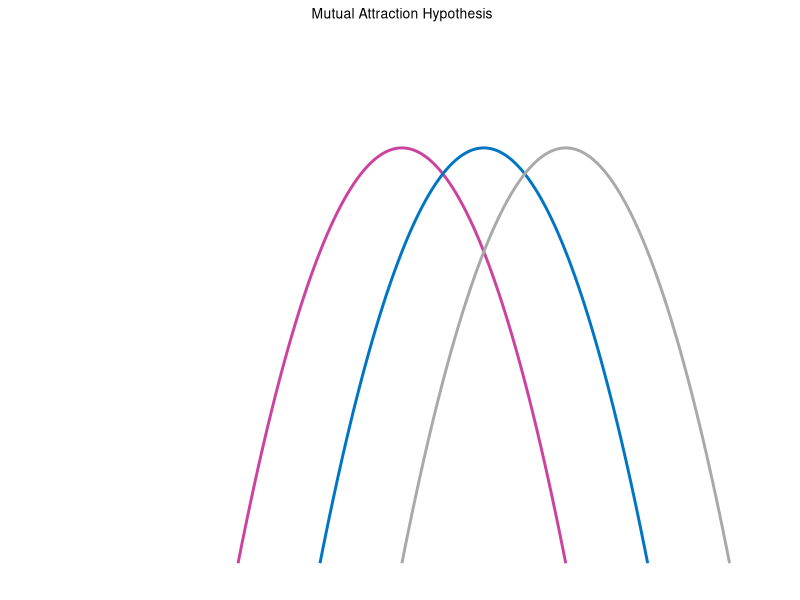
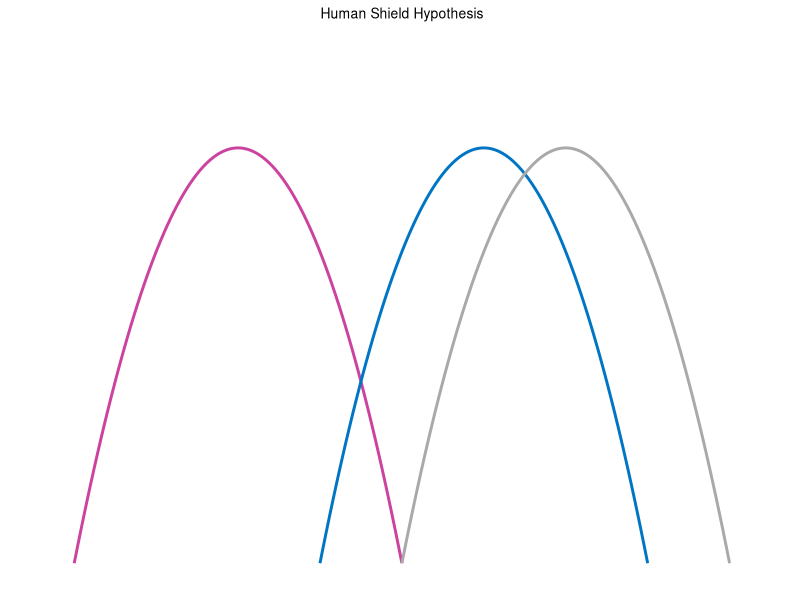
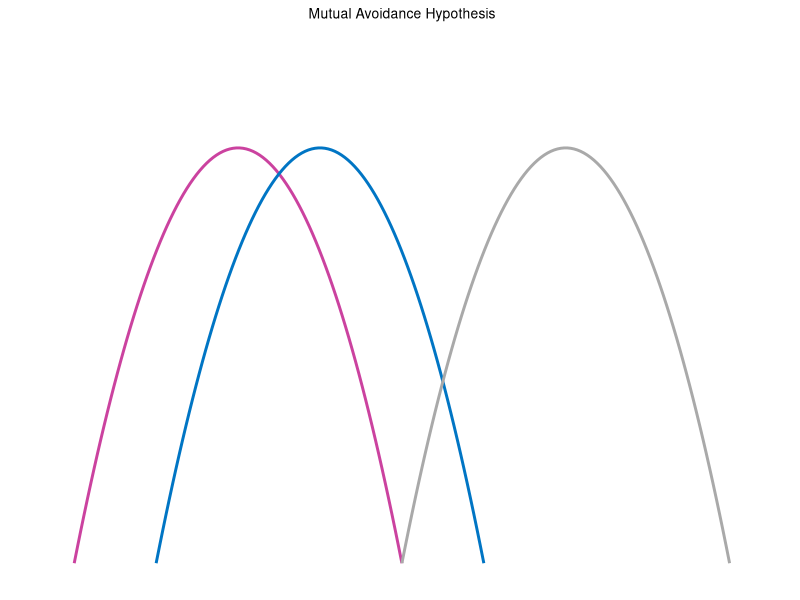
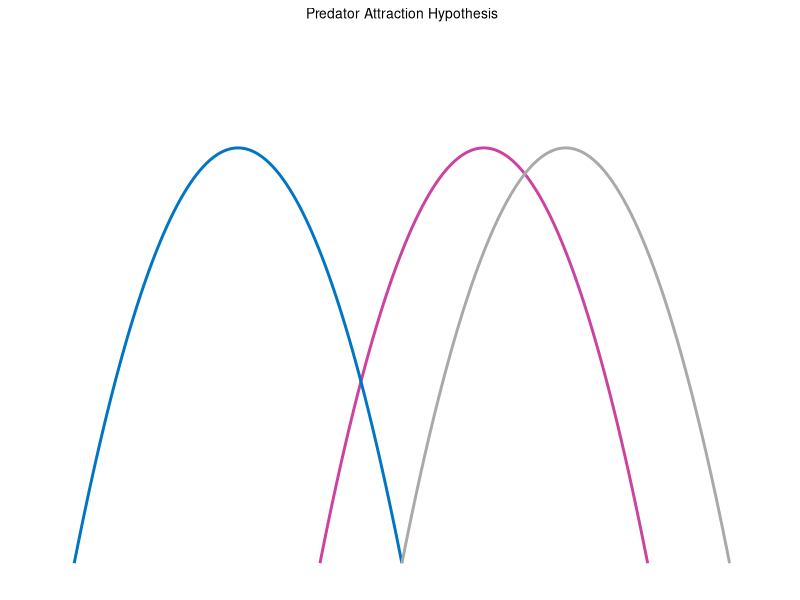
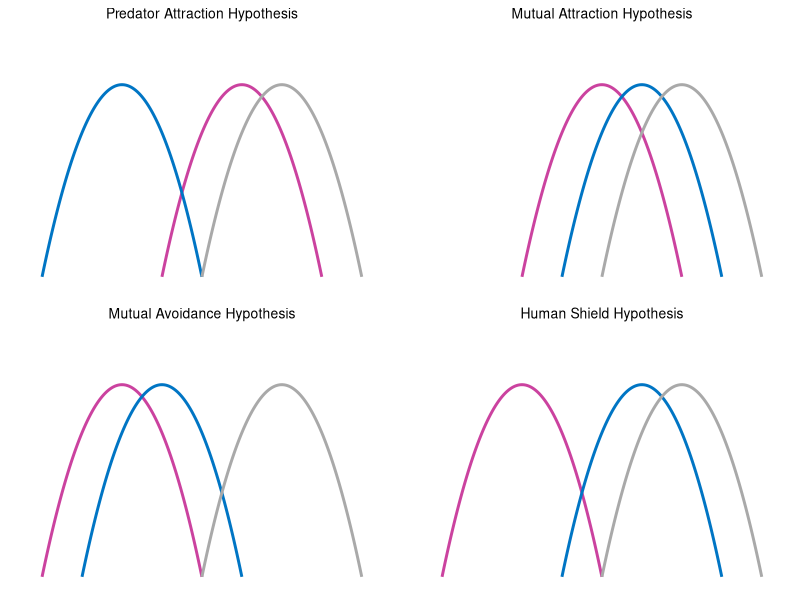

Reproduce these figures in R, in order.
# conceptual framework for four hypotheses of human avoidance/attraction in predator-prey interactions
# Margaret Mercer
# June 8, 2024

# load packages
library(ggplot2)
library(gridExtra)

# Define the function for an upside down parabola
parabola <- function(x, a = -1, b = 0, c = 0) {
  return(a * (x - b)^2 + c)
}

# Create a sequence of x values
x_value_pred <- seq(-45, 15, length.out = 100)
x_value_prey <- seq(-30, 30, length.out = 100)
x_value_human <- seq(-15, 45, length.out = 100)

# Create a data frame for the three parabolas
df <- data.frame(
  x = rep(c(x_value_pred, x_value_prey, x_value_human)),
  y = c(parabola(x_value_pred, b = -15), parabola(x_value_prey, b = 0), parabola(x_value_human, b = 15)),
  parabola = factor(rep(c("Parabola 1", "Parabola 2", "Parabola 3"), each = 100))
)

# Create the plot using ggplot
mat <- ggplot(df, aes(x = x, y = y, color = parabola)) +
  geom_line(size = 1) +
  labs(title = "Mutual Attraction Hypothesis",
       x = "x", y = "y") +
  scale_color_manual(values = c("#CB429F", "#0075C4", "darkgray")) +
  xlim(-80, 50) +
  ylim(-900, 200) +
  theme(legend.title = element_blank()) +
  theme_classic() +
  theme(axis.title.y = element_blank(),
        axis.title.x = element_blank(),
        panel.border = element_blank(),
        legend.position = "none",
        axis.text.y = element_blank(),
        axis.text.x = element_blank(),
        axis.ticks = element_blank(),
        axis.line = element_blank(),
        plot.title = element_text(size = 10, hjust = 0.5))
mat
# change gm_line to gm_polygon, and fill = (change for different colors, NA for human)
# this works great
# 
# # now we try to shade the area under the first two parabolas (pred and prey)
# # get overlap for area under the two curves
# intersection_points <- df %>%
#   filter(parabola == "Parabola 1") %>%
#   inner_join(df %>% filter(parabola == "Parabola 2"), by = "x", suffix = c(".1", ".2")) %>%
#   filter(y.1 <= y.2)
# # so it seems like this didn't work at all
# 
# # Create polygon data for the shaded area
# polygon_data <- bind_rows(
#   intersection_points %>%
#     select(x, y = y.1),
#   intersection_points %>%
#     arrange(desc(x)) %>%
#     select(x, y = y.2))
# 
# 
# ggplot() +
#   geom_line(data = df, aes(x = x, y = y, color = parabola, fill = parabola), size = 1) +
#   labs(title = "Three Upside Down Parabolas", x = NULL, y = NULL) +
#   scale_color_manual(values = c("red", "blue", "gray")) +
#   xlim(-80, 50) +
#   theme_classic() +
#   theme(
#     legend.title = element_blank(),
#     legend.position = "none",
#     axis.text = element_blank(),
#     axis.ticks = element_blank(),
#     axis.line = element_blank(),
#     panel.border = element_blank()
#   )
# 
# ggplot() +
#   geom_polygon(data = polygon_data, aes(x = x, y = y), fill = "grey", alpha = 0.5)
# # this just comes out as a gray square :')




# lets put a pin in that and move on to making the curves look the way we want for the different quadrants

# human shield
# Create a sequence of x values
x_value_pred <- seq(-75, -15, length.out = 100)
x_value_prey <- seq(-30, 30, length.out = 100)
x_value_human <- seq(-15, 45, length.out = 100)

# Create a data frame for the three parabolas
df <- data.frame(
  x = rep(c(x_value_pred, x_value_prey, x_value_human)),
  y = c(parabola(x_value_pred, b = -45), parabola(x_value_prey, b = 0), parabola(x_value_human, b = 15)),
  parabola = factor(rep(c("Parabola 1", "Parabola 2", "Parabola 3"), each = 100))
)

# Create the plot using ggplot
hs <- ggplot(df, aes(x = x, y = y, color = parabola)) +
  geom_line(size = 1) +
  labs(title = "Human Shield Hypothesis",
       x = "x", y = "y") +
  scale_color_manual(values = c("#CB429F", "#0075C4", "darkgray")) +
  xlim(-80, 50) +
  ylim(-900, 200) +
  theme(legend.title = element_blank()) +
  theme_classic() +
  theme(axis.title.y = element_blank(),
        axis.title.x = element_blank(),
        panel.border = element_blank(),
        legend.position = "none",
        axis.text.y = element_blank(),
        axis.text.x = element_blank(),
        axis.ticks = element_blank(),
        axis.line = element_blank(),
        plot.title = element_text(size = 10, hjust = 0.5))
hs

# mutual avoidance
# Create a sequence of x values
x_value_pred <- seq(-75, -15, length.out = 100)
x_value_prey <- seq(-60, 0, length.out = 100)
x_value_human <- seq(-15, 45, length.out = 100)


# Create a data frame for the three parabolas
df <- data.frame(
  x = rep(c(x_value_pred, x_value_prey, x_value_human)),
  y = c(parabola(x_value_pred, b = -45), parabola(x_value_prey, b = -30), parabola(x_value_human, b = 15)),
  parabola = factor(rep(c("Parabola 1", "Parabola 2", "Parabola 3"), each = 100))
)

# Create the plot using ggplot
mav <- ggplot(df, aes(x = x, y = y, color = parabola)) +
  geom_line(size = 1) +
  labs(title = "Mutual Avoidance Hypothesis",
       x = "x", y = "y") +
  scale_color_manual(values = c("#CB429F", "#0075C4", "darkgray")) +
  xlim(-80, 50) +
  ylim(-900, 200) +
  theme(legend.title = element_blank()) +
  theme_classic() +
  theme(axis.title.y = element_blank(),
        axis.title.x = element_blank(),
        panel.border = element_blank(),
        legend.position = "none",
        axis.text.y = element_blank(),
        axis.text.x = element_blank(),
        axis.ticks = element_blank(),
        axis.line = element_blank(),
        plot.title = element_text(size = 10, hjust = 0.5))
mav


# predator attraction
# Create a sequence of x values
x_value_pred <- seq(-30, 30, length.out = 100)
x_value_prey <- seq(-75, -15, length.out = 100)
x_value_human <- seq(-15, 45, length.out = 100)


# Create a data frame for the three parabolas
df <- data.frame(
  x = rep(c(x_value_pred, x_value_prey, x_value_human)),
  y = c(parabola(x_value_pred, b = 0), parabola(x_value_prey, b = -45), parabola(x_value_human, b = 15)),
  parabola = factor(rep(c("Parabola 1", "Parabola 2", "Parabola 3"), each = 100))
)

# Create the plot using ggplot
pa <- ggplot(df, aes(x = x, y = y, color = parabola)) +
  geom_line(size = 1) +
  labs(title = "Predator Attraction Hypothesis",
       x = "x", y = "y") +
  scale_color_manual(values = c("#CB429F", "#0075C4", "darkgray")) +
  xlim(-80, 50) +
  ylim(-900, 200) +
  theme(legend.title = element_blank()) +
  theme_classic() +
  theme(axis.title.y = element_blank(),
        axis.title.x = element_blank(),
        panel.border = element_blank(),
        legend.position = "none",
        axis.text.y = element_blank(),
        axis.text.x = element_blank(),
        axis.ticks = element_blank(),
        axis.line = element_blank(),
        plot.title = element_text(size = 10, hjust = 0.5))
pa

# stick the four curves together
g <- grid.arrange(pa, mat, mav, hs, ncol=2)


